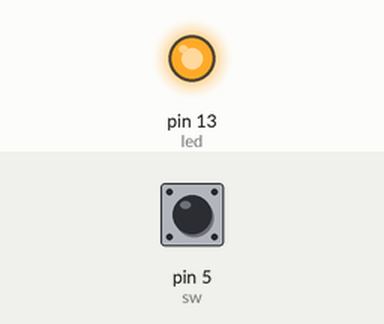
This sketch was run on a simulated Arduino Uno, built with avr-gcc and run on an emulated ATmega328P. Parts: output pins drawn as LEDs (lit = HIGH). The test bench sets the inputs (shaded band); at power-on: pin 5 (sw) HIGH.

Above: at 1.2 s.
1.3 s: pin 5 (sw) pulled LOW for 0.15 s
At 1.37 s:
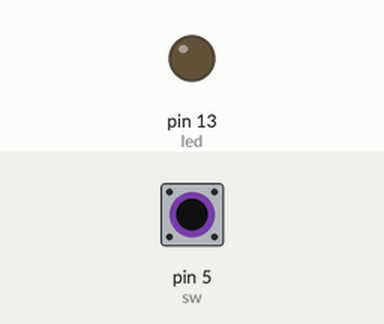
2.9 s: pin 5 (sw) pulled LOW for 3.2 s
At 7.5 s:
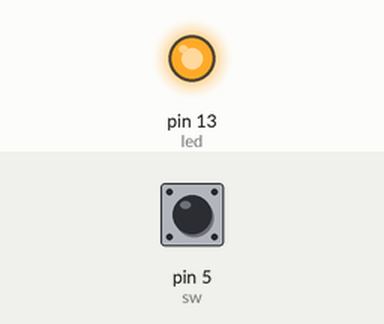
Timing chart, 0 to 9.0 s (numbered marks = the images above; inputs shaded):
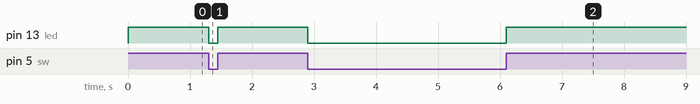

The sketch:

SWITCH.ino
```cpp
int led=13;
int sw=5;

void setup()
{
  pinMode(sw,INPUT);
  pinMode(led,OUTPUT);
}

void loop()
{
  if(digitalRead(sw)==0)
    digitalWrite(led,LOW);
  else
    digitalWrite(led,HIGH);
}
```

Measured:
- after the input at 1.3 s, pin 13 (led): HIGH → LOW at once, → HIGH 0.15 s later
- after the input at 2.9 s, pin 13 (led): HIGH → LOW at once, → HIGH 3.2 s later
